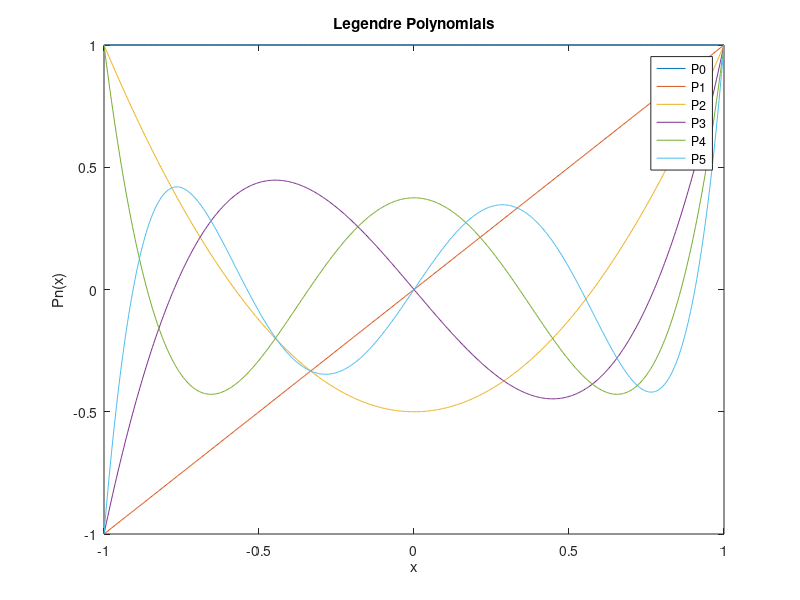
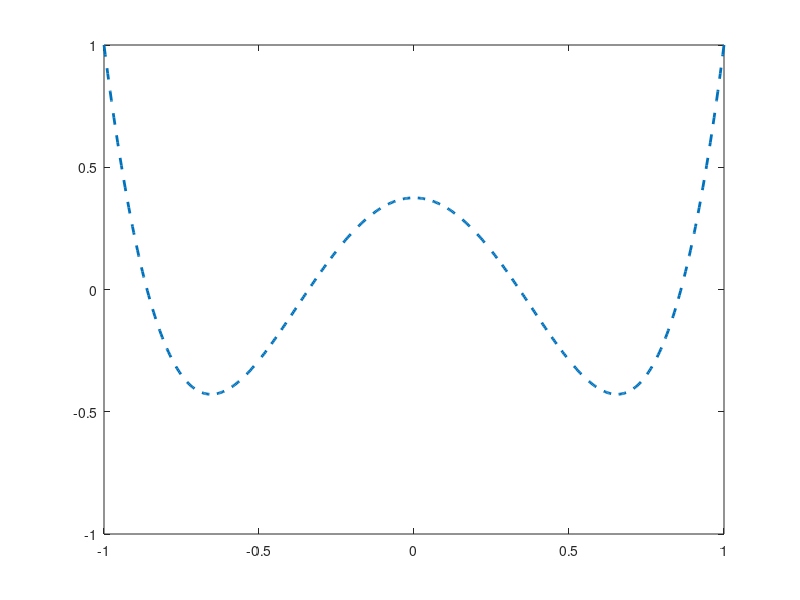

MATLAB code for these plots, in order:
P0 = @(x) x.^0 ;
P1 = @(x) x ;
P2 = @(x) 0.5.*(3.*x.^2-1) ;
P3 = @(x) 0.5.*(5.*x.^3-3.*x) ;
P4 = @(x) (1/8).*(35.*x.^4-30.*x.^2+3) ;
P5 = @(x) (1/8).*(63.*x.^5-70*x.^3+15.*x) ;

% (a)
x = -1:0.004:1 ;
plot(x , P0(x))
hold on
plot(x , P1(x))
hold on
plot(x , P2(x))
hold on
plot(x , P3(x))
hold on
plot(x , P4(x))
hold on
plot(x , P5(x))
hold on
title('Legendre Polynomials')
xlabel('x')
ylabel('Pn(x)')
legend('P0' , 'P1' , 'P2' , 'P3' , 'P4' , 'P5')
hold off

% (b)
figure
plot(x , P4(x) , 'LineStyle', '--' , 'LineWidth' , 2)
